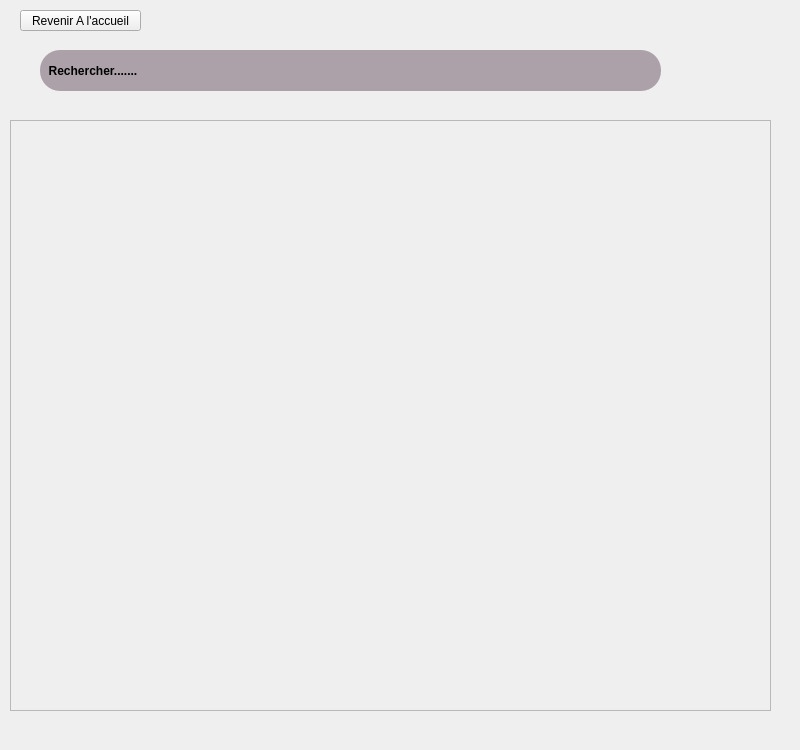
<?xml version="1.0" encoding="UTF-8"?>
<ui version="4.0">
 <class>Search</class>
 <widget class="QWidget" name="Search">
  <property name="geometry">
   <rect>
    <x>0</x>
    <y>0</y>
    <width>800</width>
    <height>750</height>
   </rect>
  </property>
  <property name="windowTitle">
   <string>Form</string>
  </property>
  <widget class="QLineEdit" name="lineEdit">
   <property name="geometry">
    <rect>
     <x>40</x>
     <y>50</y>
     <width>621</width>
     <height>41</height>
    </rect>
   </property>
   <property name="font">
    <font>
     <pointsize>9</pointsize>
     <weight>75</weight>
     <bold>true</bold>
    </font>
   </property>
   <property name="styleSheet">
    <string notr="true">background-color: rgb(172, 161, 169);
border-radius: 20%;</string>
   </property>
   <property name="text">
    <string>  Rechercher.......</string>
   </property>
  </widget>
  <widget class="QPushButton" name="pushButton">
   <property name="geometry">
    <rect>
     <x>20</x>
     <y>10</y>
     <width>121</width>
     <height>21</height>
    </rect>
   </property>
   <property name="text">
    <string>Revenir A l'accueil</string>
   </property>
  </widget>
  <widget class="QScrollArea" name="scrollArea">
   <property name="geometry">
    <rect>
     <x>10</x>
     <y>120</y>
     <width>761</width>
     <height>591</height>
    </rect>
   </property>
   <property name="widgetResizable">
    <bool>true</bool>
   </property>
   <widget class="QWidget" name="scrollAreaWidgetContents">
    <property name="geometry">
     <rect>
      <x>0</x>
      <y>0</y>
      <width>759</width>
      <height>589</height>
     </rect>
    </property>
   </widget>
  </widget>
 </widget>
 <resources/>
 <connections/>
</ui>
